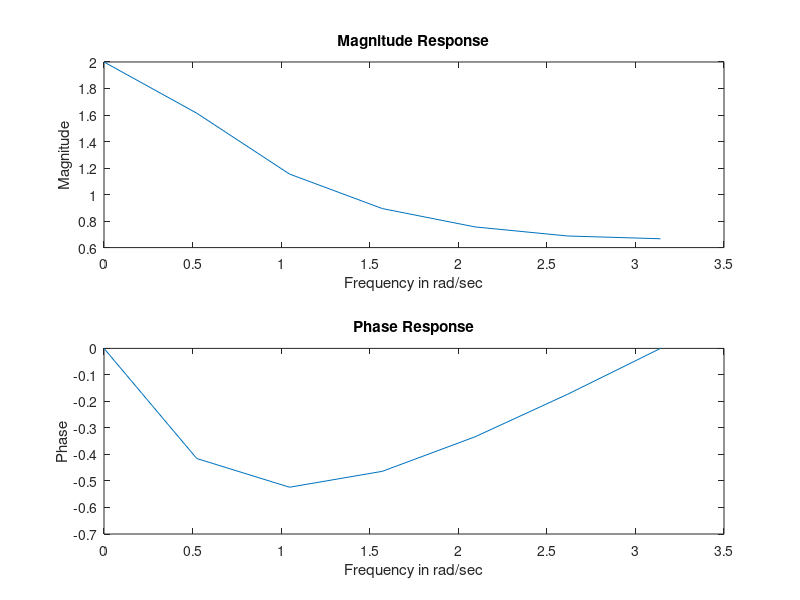

Write MATLAB code to recreate this figure.
clc
close all
clear all
b=[1 0];
a=[1 -0.5];
Ts=0.01;
sys=tf(b,a,Ts,'variable','z')
w=0:pi/6:pi;
[h]=freqz(b,a,w);
subplot(211);
plot(w,abs(h));
xlabel('Frequency in rad/sec');
ylabel('Magnitude');
title('Magnitude Response');
subplot(212)
plot(w, angle(h));
xlabel('Frequency in rad/sec');
ylabel('Phase');
title('Phase Response');